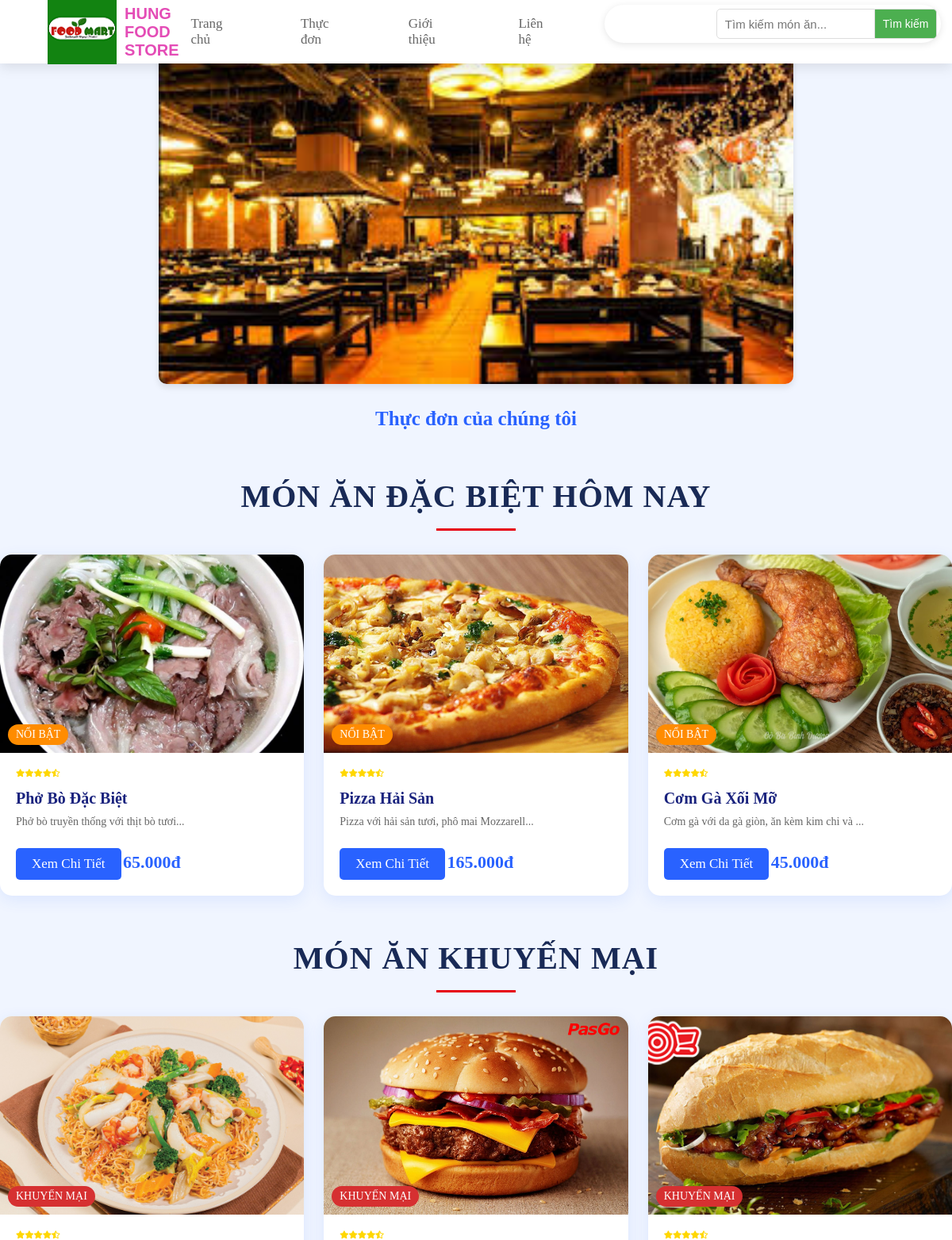
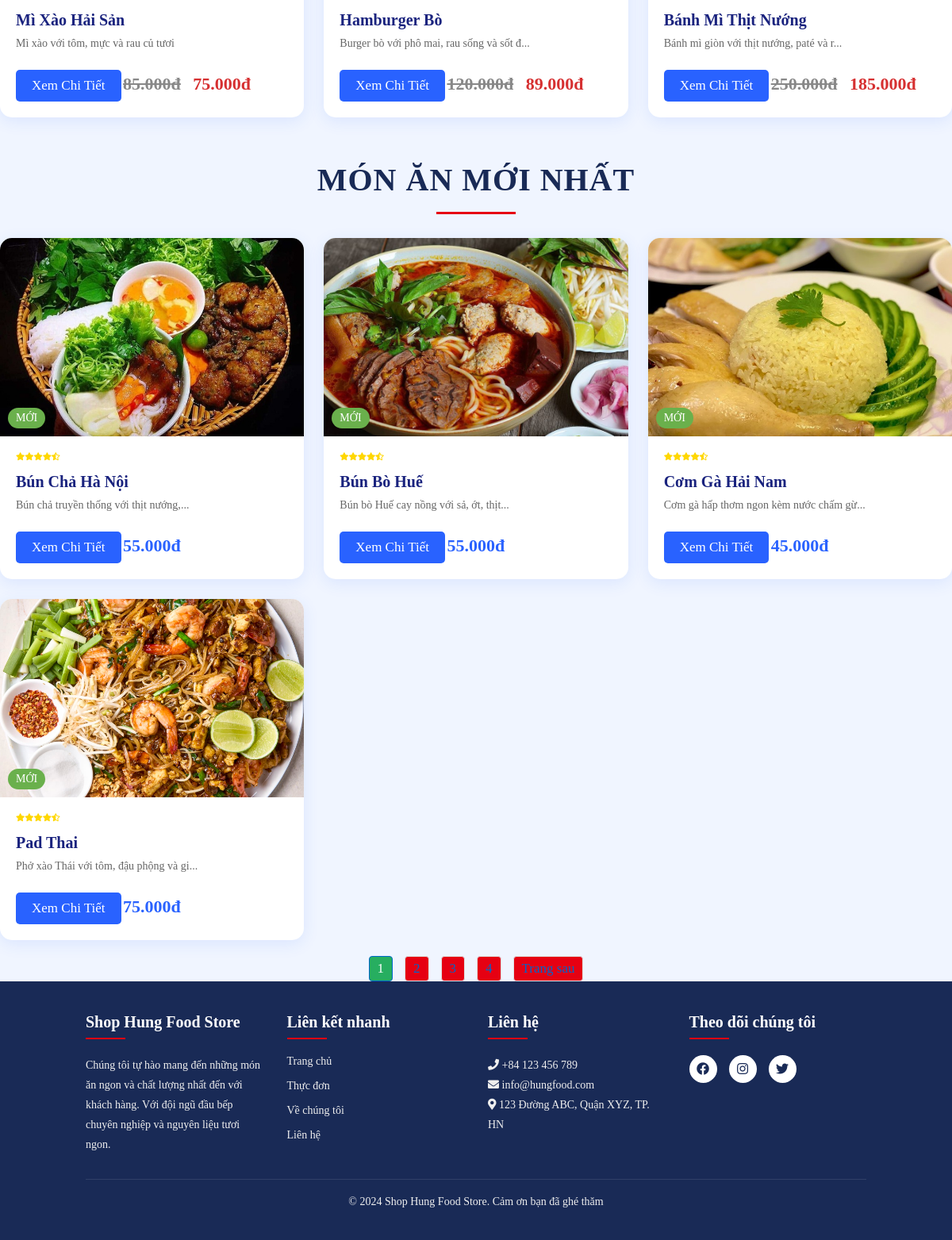
The page / on the database its author committed (2 pictures, top to bottom).
### tables this page shows
CREATE TABLE `products` (
  `id` int(11) NOT NULL,
  `name` varchar(255) NOT NULL,
  `description` text DEFAULT NULL,
  `price` decimal(10,2) NOT NULL,
  `old_price` decimal(10,2) DEFAULT NULL,
  `image` varchar(255) DEFAULT NULL,
  `category` varchar(100) DEFAULT NULL,
  `rating` decimal(2,1) DEFAULT NULL,
  `created_at` timestamp NOT NULL DEFAULT current_timestamp(),
  `is_featured` tinyint(1) DEFAULT 0,
  `is_on_sale` tinyint(1) DEFAULT 0,
  `is_new` tinyint(1) DEFAULT 0
);

### index.php (the view, shortened to what this page needs)
<?php
include 'config/database.php';
$products_per_page = 6;
$current_page = isset($_GET['page']) ? (int)$_GET['page'] : 1;
$offset = ($current_page - 1) * $products_per_page;
$total_sql = "SELECT COUNT(*) as total FROM products";
$total_stmt = $conn->query($total_sql);
$total_products = $total_stmt->fetch(PDO::FETCH_ASSOC)['total'];
$total_pages = ceil($total_products / $products_per_page);
$sql = "SELECT * FROM products LIMIT :limit OFFSET :offset";
$stmt = $conn->prepare($sql);
$stmt->bindValue(':limit', $products_per_page, PDO::PARAM_INT);
$stmt->bindValue(':offset', $offset, PDO::PARAM_INT);
$stmt->execute();
$products = $stmt->fetchAll(PDO::FETCH_ASSOC);
$featured_products = $conn->query("SELECT * FROM products WHERE is_featured = 1")->fetchAll(PDO::FETCH_ASSOC);
$on_sale_products = $conn->query("SELECT * FROM products WHERE is_on_sale = 1")->fetchAll(PDO::FETCH_ASSOC);
$new_products = $conn->query("SELECT * FROM products WHERE is_new = 1")->fetchAll(PDO::FETCH_ASSOC);
?>
<!DOCTYPE html>
<html lang="vi">
<head>
    <link rel="stylesheet" href="https://cdnjs.cloudflare.com/ajax/libs/font-awesome/5.15.4/css/all.min.css">
    <link rel="stylesheet" href="style.css">
</head>
<body>
    <?php include 'header.php'; ?>
    <div class="slider">
        <?php
        $slider_images = explode(',', $configs['slider_images']);
        foreach ($slider_images as $image) {
            echo '<div class="slide"><img src="images/' . htmlspecialchars($image) . '" alt="Slider Image"></div>';
        }
        ?>
    </div>
    <div class="container">
        <h3 class="sub-heading">Thực đơn của chúng tôi</h3>
        <h1 class="main-heading">Món ăn đặc biệt hôm nay</h1>
        <div class="box-container">
            <?php foreach ($featured_products as $product): ?>
                <div class="box">
                    <div class="image">
                        <img src="images/<?php echo htmlspecialchars($product['image']); ?>" alt="<?php echo htmlspecialchars($product['name']); ?>">
                        <span class="badge badge-featured">Nổi bật</span>
                    </div>
                    <div class="content">
                        <div class="stars">
                            <?php
                            $rating = $product['rating'];
                            for ($i = 1; $i <= 5; $i++) {
                                if ($i <= $rating) {
                                    echo '<i class="fas fa-star"></i>';
                                } elseif ($i - $rating < 1) {
                                    echo '<i class="fas fa-star-half-alt"></i>';
                                } else {
                                    echo '<i class="far fa-star"></i>';
                                }
                            }
                            ?>
                        </div>
                        <h3><?php echo htmlspecialchars($product['name']); ?></h3>
                        <p class="product-desc">
                            <?php
                            $description = htmlspecialchars($product['description']);
                            echo substr($description, 0, 50) . (strlen($description) > 50 ? '...' : '');
                            ?>
                        </p>
                        <a href="product-detail.php?id=<?php echo $product['id']; ?>" class="btn">Xem Chi Tiết</a>
                        <span class="price"><?php echo number_format($product['price'], 0, ',', '.'); ?>đ</span>
                    </div>
                </div>
            <?php endforeach; ?>
        </div>
        <h1 class="main-heading">Món ăn khuyến mại</h1>
        <div class="box-container">
            <?php foreach ($on_sale_products as $product): ?>
                <div class="box">
                    <div class="image">
                        <img src="images/<?php echo htmlspecialchars($product['image']); ?>" alt="<?php echo htmlspecialchars($product['name']); ?>">
                        <span class="badge badge-sale">Khuyến mại</span>
                    </div>
                    <div class="content">
                        <div class="stars">
                            <?php
                            $rating = $product['rating'];
                            for ($i = 1; $i <= 5; $i++) {
                                if ($i <= $rating) {
                                    echo '<i class="fas fa-star"></i>';
                                } elseif ($i - $rating < 1) {
                                    echo '<i class="fas fa-star-half-alt"></i>';
                                } else {
                                    echo '<i class="far fa-star"></i>';
                                }
                            }
                            ?>
                        </div>
                        <h3><?php echo htmlspecialchars($product['name']); ?></h3>
                        <p class="product-desc">
                            <?php
                            $description = htmlspecialchars($product['description']);
                            echo substr($description, 0, 50) . (strlen($description) > 50 ? '...' : '');
                            ?>
                        </p>
                        <a href="product-detail.php?id=<?php echo $product['id']; ?>" class="btn">Xem Chi Tiết</a>
                        <span class="price">
                            <span class="old-price"><?php echo number_format($product['old_price'], 0, ',', '.'); ?>đ</span>
                            <span class="new-price"><?php echo number_format($product['price'], 0, ',', '.'); ?>đ</span>
                        </span>
                    </div>
                </div>
            <?php endforeach; ?>
        </div>
        <h1 class="main-heading">Món ăn mới nhất</h1>
        <div class="box-container">
            <?php foreach ($new_products as $product): ?>
                <div class="box">
                    <div class="image">
                        <img src="images/<?php echo htmlspecialchars($product['image']); ?>" alt="<?php echo htmlspecialchars($product['name']); ?>">
                        <span class="badge badge-new">Mới</span>
                    </div>
                    <div class="content">
                        <div class="stars">
                            <?php
                            $rating = $product['rating'];
                            for ($i = 1; $i <= 5; $i++) {
                                if ($i <= $rating) {
                                    echo '<i class="fas fa-star"></i>';
                                } elseif ($i - $rating < 1) {
                                    echo '<i class="fas fa-star-half-alt"></i>';
                                } else {
                                    echo '<i class="far fa-star"></i>';
                                }
                            }
                            ?>
                        </div>
                        <h3><?php echo htmlspecialchars($product['name']); ?></h3>
                        <p class="product-desc">
                            <?php
                            $description = htmlspecialchars($product['description']);
                            echo substr($description, 0, 50) . (strlen($description) > 50 ? '...' : '');
                            ?>
                        </p>
                        <a href="product-detail.php?id=<?php echo $product['id']; ?>" class="btn">Xem Chi Tiết</a>
                        <span class="price"><?php echo number_format($product['price'], 0, ',', '.'); ?>đ</span>
                    </div>
                </div>
            <?php endforeach; ?>
        </div>
        <div class="pagination">
            <?php if ($total_pages > 1): ?>
                <?php for ($i = 1; $i <= $total_pages; $i++): ?>
                    <a href="?page=<?php echo $i; ?>"
                        class="btn <?php echo $i === $current_page ? 'active' : ''; ?>">
                        <?php echo $i; ?>
                    </a>
                <?php endfor; ?>
                <?php if ($current_page < $total_pages): ?>
                    <a href="?page=<?php echo $current_page + 1; ?>" class="btn">Trang sau</a>
                <?php endif; ?>
            <?php endif; ?>
        </div>
    </div>
    <?php include 'footer.php'; ?>
</body>
</html>

### header.php (shortened to what this page needs)
<?php
include 'config/database.php';
$stmt = $conn->prepare("SELECT * FROM config");
$stmt->execute();
$configs = $stmt->fetchAll(PDO::FETCH_KEY_PAIR);
?>
<!DOCTYPE html>
<html lang="vi">
<head>
    <link rel="stylesheet" href="https://cdnjs.cloudflare.com/ajax/libs/font-awesome/5.15.4/css/all.min.css">
    <link rel="stylesheet" href="style.css">
</head>
<body>
    <header class="header">
        <div class="logo-container">
            <a href="index.php" class="logo">
                <img src="images/<?php echo htmlspecialchars($configs['logo']); ?>" alt="Logo">
            </a>
            <span class="shop-name">Hung Food Store</span>
        </div>
        <nav class="navbar">
            <a href="index.php">Trang chủ</a>
            <a href="menu.php">Thực đơn</a>
            <a href="about.php">Giới thiệu</a>
            <a href="contact.php">Liên hệ</a>
            <div class="search-container">
                <form class="search-form" action="search.php" method="GET">
                    <input type="text" name="keyword" class="search-box" placeholder="Tìm kiếm món ăn..." required>
                    <button type="submit" class="search-submit">Tìm kiếm</button>
                </form>
            </div>
        </nav>
    </header>
</body>
</html>

### footer.php
<footer class="footer">
    <div class="footer-content">
        <div class="footer-section">
            <h3>Shop Hung Food Store</h3>
            <p>Chúng tôi tự hào mang đến những món ăn ngon và chất lượng nhất đến với khách hàng. Với đội ngũ đầu bếp chuyên nghiệp và nguyên liệu tươi ngon.</p>
        </div>
        <div class="footer-section">
            <h3>Liên kết nhanh</h3>
            <ul>
                <li><a href="index.php">Trang chủ</a></li>
                <li><a href="menu.php">Thực đơn</a></li>
                <li><a href="about.php">Về chúng tôi</a></li>
                <li><a href="contact.php">Liên hệ</a></li>
            </ul>
        </div>
        <div class="footer-section">
            <h3>Liên hệ</h3>
            <p><i class="fas fa-phone"></i> +84 123 456 789</p>
            <p><i class="fas fa-envelope"></i> info@hungfood.com</p>
            <p><i class="fas fa-map-marker-alt"></i> 123 Đường ABC, Quận XYZ, TP. HN</p>
        </div>
        <div class="footer-section">
            <h3>Theo dõi chúng tôi</h3>
            <div class="social-links">
                <a href="#"><i class="fab fa-facebook"></i></a>
                <a href="#"><i class="fab fa-instagram"></i></a>
                <a href="#"><i class="fab fa-twitter"></i></a>
            </div>
        </div>
    </div>
    <div class="footer-bottom">
        <p>&copy; 2024 Shop Hung Food Store. Cảm ơn bạn đã ghé thăm</p>
    </div>
</footer>

### header.php (style rules this page uses)
.logo-container { display: flex; align-items: center; gap: 10px; }
.shop-name { font-size: 20px; font-weight: bold; color: rgb(228, 76, 182); text-transform: uppercase; font-family: 'Arial', sans-serif; margin: 0; }
.slider { position: relative; width: 100%; max-width: 800px; margin: 20px auto; overflow: hidden; border-radius: 10px; box-shadow: 0 4px 8px rgba(0, 0, 0, 0.1); }
.slide { display: none; }
.slide img { width: 100%; height: auto; display: block; }

### index.php (style rules this page uses)
.logo-container { display: flex; align-items: center; gap: 10px; }
.shop-name { font-size: 20px; font-weight: bold; color: rgb(228, 76, 182); text-transform: uppercase; font-family: 'Arial', sans-serif; }
.slider { position: relative; width: 100%; max-width: 800px; margin: 20px auto; overflow: hidden; border-radius: 10px; box-shadow: 0 4px 8px rgba(0, 0, 0, 0.1); }
.slide { display: none; }
.slide img { width: 100%; height: auto; display: block; }
.box .image .badge { position: absolute; bottom: 10px; left: 10px; font-size: 14px; padding: 5px 10px; color: #fff; border-radius: 20px; text-transform: uppercase; }
.badge-featured { background: #ff8c00; }
.badge-sale { background: #d63031; }
.badge-new { background: #6ab04c; }
.main-heading { text-align: center; font-size: 36px; margin-bottom: 30px; }
.old-price { text-decoration: line-through; color: #888; margin-right: 10px; }
.new-price { color: #d63031; font-weight: bold; }

### rows shown on the page
products: image (picture), name "Phở Bò Đặc Biệt", description "Phở bò truyền thống với thịt bò tươi", price "65.000"
products: image (picture), name "Pizza Hải Sản", description "Pizza với hải sản tươi, phô mai Mozzarell", price "165.000"
products: image (picture), name "Cơm Gà Xối Mỡ", description "Cơm gà với da gà giòn, ăn kèm kim chi và", price "45.000"
products: image (picture), name "Mì Xào Hải Sản", description "Mì xào với tôm, mực và rau củ tươi", old_price "85.000", price "75.000"
products: image (picture), name "Hamburger Bò", description "Burger bò với phô mai, rau sống và sốt đ", old_price "120.000", price "89.000"
products: image (picture), name "Bánh Mì Thịt Nướng", description "Bánh mì giòn với thịt nướng, paté và r", old_price "250.000", price "185.000"
products: image (picture), name "Bún Chả Hà Nội", description "Bún chả truyền thống với thịt nướng,", price "55.000"
products: image (picture), name "Bún Bò Huế", description "Bún bò Huế cay nồng với sả, ớt, thịt", price "55.000"
products: image (picture), name "Cơm Gà Hải Nam", description "Cơm gà hấp thơm ngon kèm nước chấm gừ", price "45.000"
products: image (picture), name "Pad Thai", description "Phở xào Thái với tôm, đậu phộng và gi", price "75.000"
